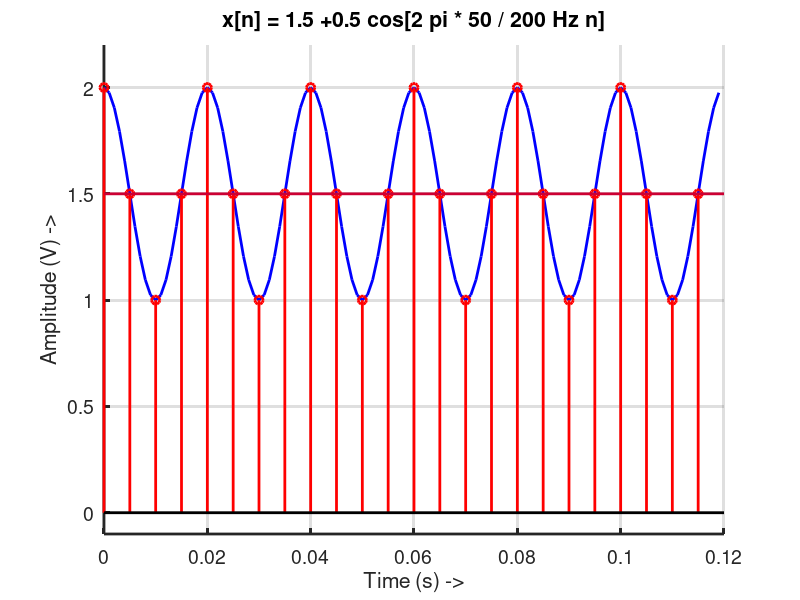
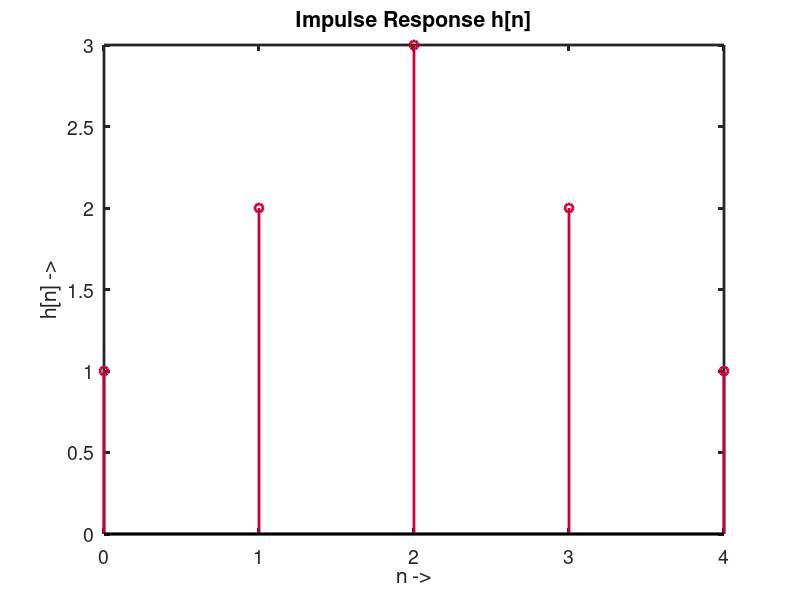
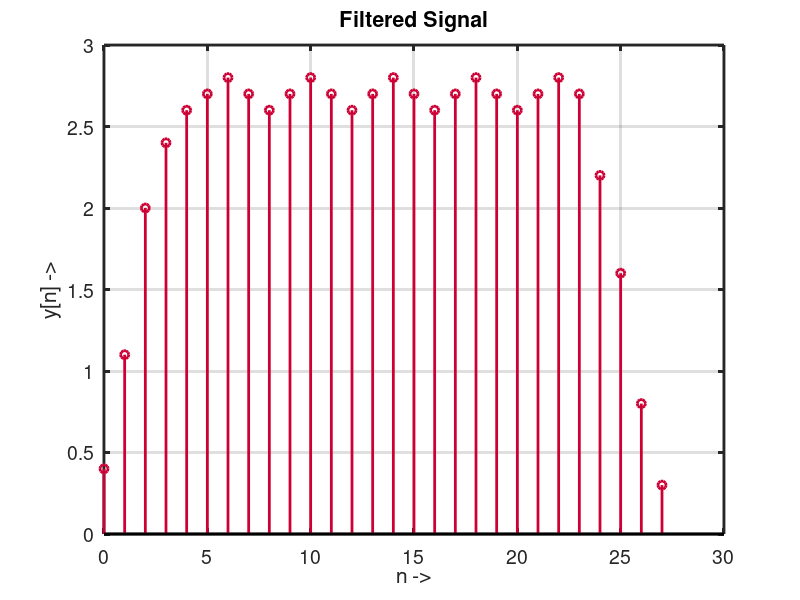

MATLAB code for these plots, in order:
% LTI_sensor_m.m  ============================================
% Matlab Musterloesung zu "Periodizität abgetasteter Signale"
%
% Abtastung und Filterung eines Sensorsignals in Matlab
% 
% (c) 2013 Christian Muenker - Files zur Vorlesung "DSV auf FPGAs"
%=================================================================
set(0,'DefaultAxesColorOrder', [0.8 0 0.2; 0 1 0; 0 0 1], ...
      'DefaultAxesLineStyleOrder','-|--|:|-.');

set(0,'DefaultAxesUnits','normalized');      
set(0,'DefaultAxesFontSize',14);
set(0,'defaultTextFontSize',14);
set(0,'defaultLineMarkerSize', 6);

set(0,'defaultaxeslinewidth', 2);
set(0,'defaultlinelinewidth', 2);
close all; % alle Plot-Fenster schlieszen
clear all; % alle Variablen aus Workspace loeschen

% Variables
Ts = 1/200.0;
f1 = 50.0;
phi0  = 0;
tstep = 1e-3;
Tmax = 6.0/f1;
N_Ts = Tmax / Ts;
%- Calculate input signals
t = 0:tstep:Tmax-tstep;
n = 0:round(N_Ts)-1;
xt=1.5+0.5*cos(2*pi*f1*t+phi0); 
xn=1.5+0.5*cos(2*pi*f1*n*Ts+phi0);
%xn = zeros(N_Ts); xn(0) = 1
%--- Plot input signals ---
figure(1);
xlabel('Time (s) ->')
ylabel('Amplitude (V) ->')
ttlstr=strcat('x[n] = 1.5 + ', ...
'0.5 cos[2 pi * 50 / 200 Hz n]');
%
title(ttlstr);
grid on; hold on;
plot(t, xt, 'b');
stem(n*Ts, xn, 'r');
ylim([-0.1 2.2]);
% line in DATA coordinates:
line([0 Tmax],[1.5 1.5]);
%
%--- Impulse response -----
figure(2);
%h=[1, 1, 1, 1, 1];
h=conv([1,1,1],[1,1,1]);
%h=[1,0.5, 0.25, 0.125, 0.0625]
stem([0:length(h)-1], h); 
xlabel('n ->');
ylabel('h[n] ->');
title('Impulse Response h[n]');
%--- Filtered signal ------
figure(3);
yn=conv(xn,h)/5;
%
stem([0:length(yn)-1], yn);
xlabel('n ->'); 
ylabel('y[n] ->');
title('Filtered Signal'); grid on;
% Print signal + filtered signal
str_n = sprintf('%6d', [0:11]);
disp(['n =    ', str_n]);
xn_s = sprintf('%6.3f', xn(1:12));
disp(['x[n] = ', xn_s]);
yn_s = sprintf('%6.3f', yn(1:12));
disp(['y[n] = ', yn_s]);
%